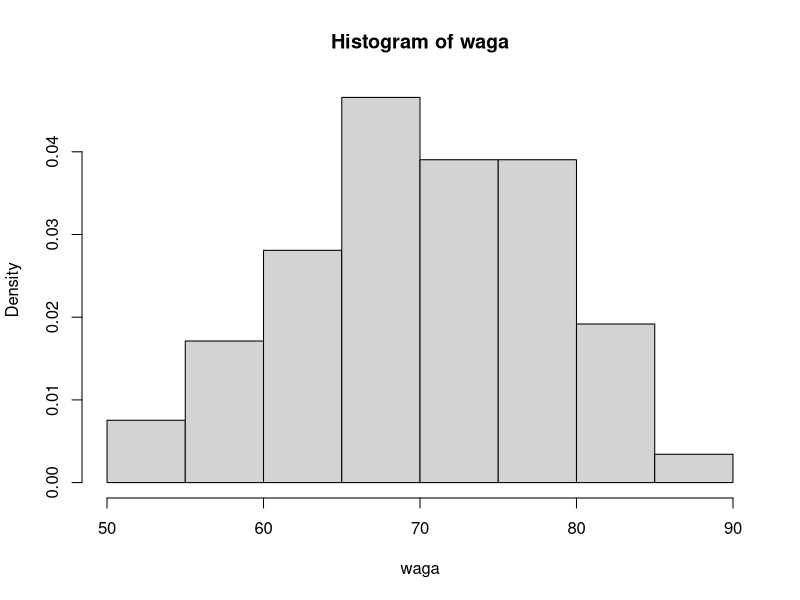
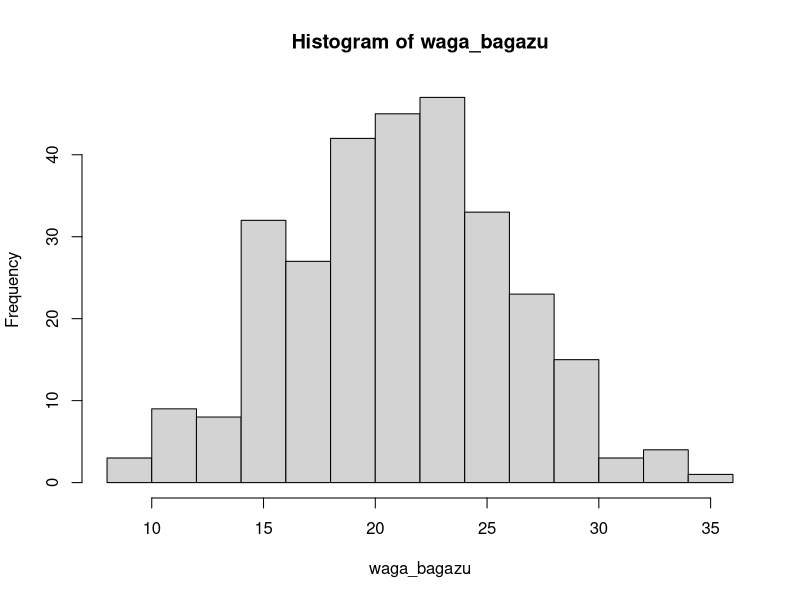
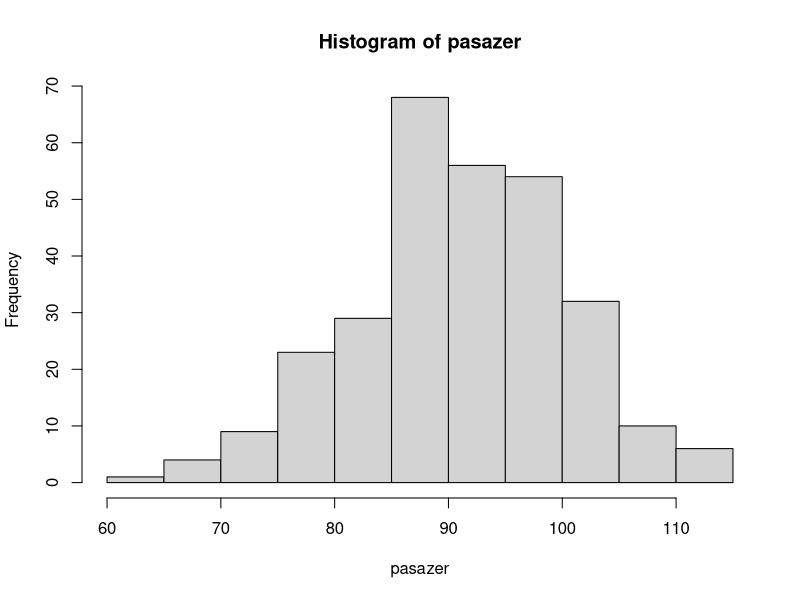
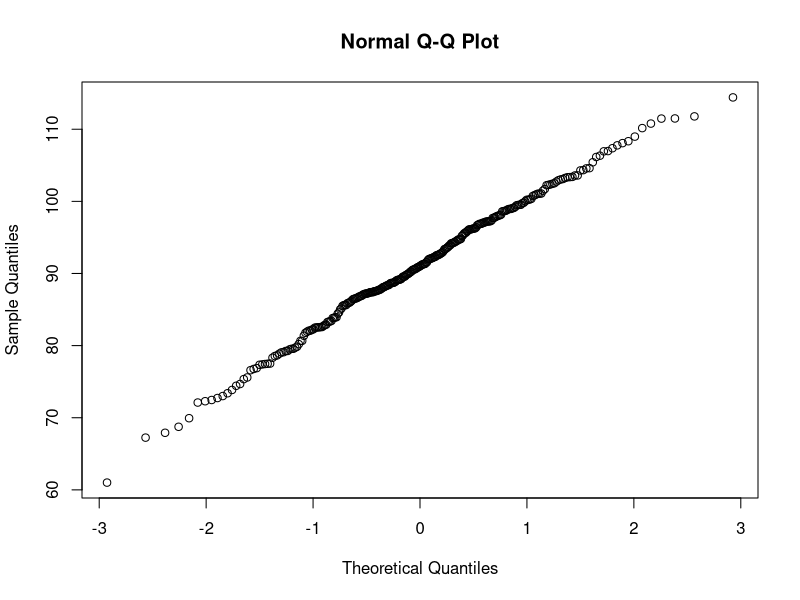
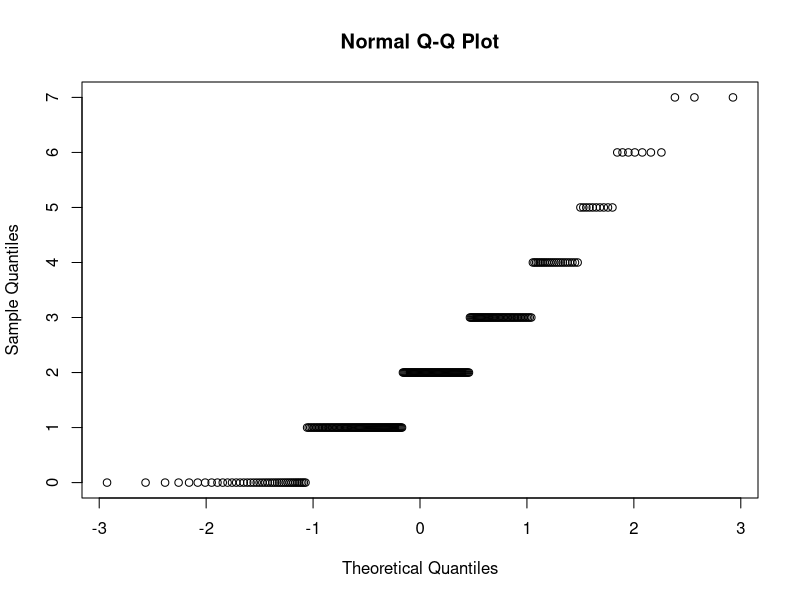
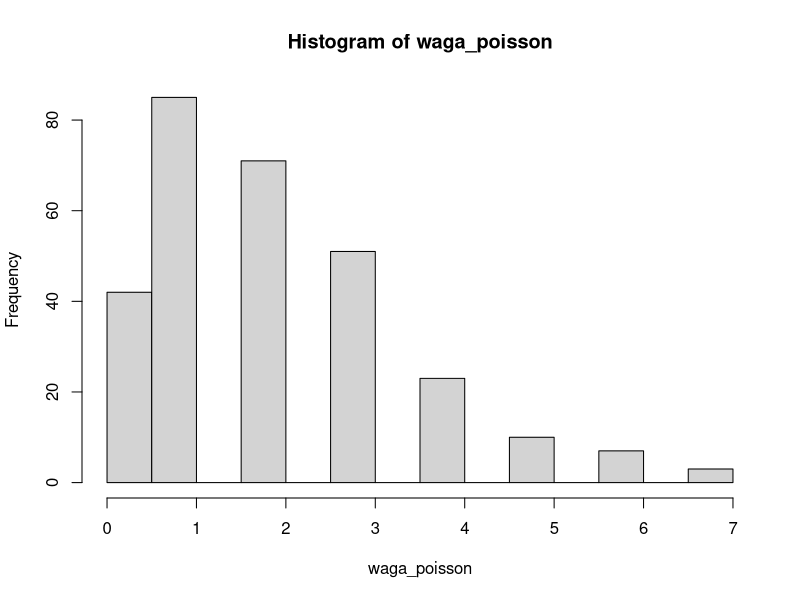

Write the R code that produced these figures, in order.
pnorm(26500, 26572, 2*sqrt(89)*sqrt(73))

waga <- rnorm(292, 70, 8)
waga_bagazu <- rnorm(292, 21, 5)

hist(waga, probability = TRUE)
hist(waga_bagazu)

pasazer <- waga + waga_bagazu

hist(pasazer)

sum(pasazer)

qqnorm(pasazer)

waga_poisson <- rpois(292, 2)

qqnorm(waga_poisson)

hist(waga_poisson)